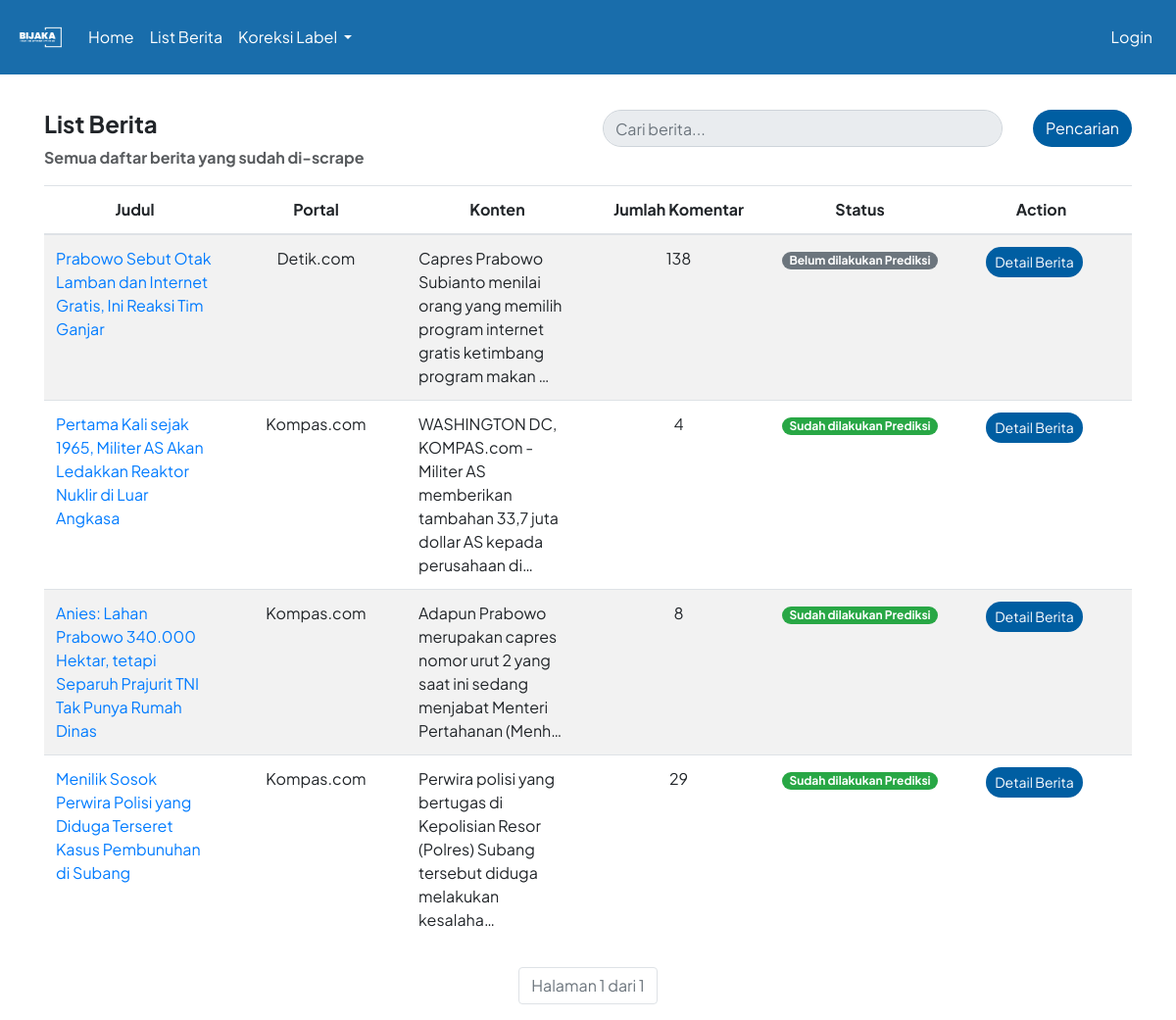
/list_berita/, run on the app's committed database.
### hateapp/models.py (models this page shows, shortened)
class Berita(models.Model):
    link = models.URLField()
    portal = models.CharField(max_length=50)
    judul = models.CharField(max_length=255)
    konten = models.TextField()
    jumlah_komentar = models.PositiveIntegerField()
    timestamp_scrape = models.DateTimeField(verbose_name='Timestamp Scrape')
    @property
    def status_prediksi(self):
        return all(komentar.prediksi is not None for komentar in self.komentar_set.all())

### hateapp/views.py (the view)
# urls.py: path('list_berita/', views.list_berita, name="list_berita"),
def list_berita(request):
    form = BeritaSearchForm(request.GET)
    berita_list = Berita.objects.order_by('-timestamp_scrape')
    if form.is_valid():
        search_query = form.cleaned_data['search']
        if search_query:
            berita_list = berita_list.filter(
                Q(judul__icontains=search_query) |
                Q(portal__icontains=search_query) |
                Q(konten__icontains=search_query)
            )
    page = request.GET.get('page', 1)
    paginator = Paginator(berita_list, 5)
    try:
        berita = paginator.page(page)
    except PageNotAnInteger:
        berita = paginator.page(1)
    except EmptyPage:
        berita = paginator.page(paginator.num_pages)
    return render(request, 'list_berita.html', {'berita_list': berita, 'berita': berita, 'form': form})

### hateapp/forms.py
class BeritaSearchForm(forms.Form):
    search = forms.CharField(max_length=255, required=False)

### templates/list_berita.html (shortened to what this page needs)
{% extends 'base.html' %}
{% block content %}
<div class="row">
    <div class="col-6">
        <h4><strong>List Berita</strong></h4>
        <p style="opacity: 0.75;"><strong>Semua daftar berita yang sudah di-scrape</strong></p>
    </div>
    <div class="col-6 text-left">
        <form method="get" action="{% url 'list_berita' %}">
            <div class="form-group">
                <div class="input-group mb-3">
                    <input style="border-radius: 20px;" type="text" class="form-control" placeholder="Cari berita..." name="search" value="{{ request.GET.search }}" autocomplete="off" readonly onfocus="this.removeAttribute('readonly');">
                    <div class="input-group-append">
                        <button class="btn" type="submit" style="background-color: #005EA2; color: #fff; border-radius: 20px; margin-left: 2em;">Pencarian</button>
                    </div>
                </div>
            </div>
        </form>
    </div>
</div>
<table class="table table-striped" style="table-layout: fixed; width: 100%;">
    <thead class="text-center">
        <tr>
            <th>Judul</th>
            <th>Portal</th>
            <th>Konten</th>
            <th>Jumlah Komentar</th>
            <th>Status</th>
            <th>Action</th>
        </tr>
    </thead>
    <tbody>
        {% for berita in berita_list %}
            <tr>
                <td style="width: 20%; text-wrap: wrap;"><a href="{{berita.link}}" class="text-decoration-none" target="_blank">{{ berita.judul }}</a></td>
                <td class="text-center" style="width: 15%;">{{ berita.portal }}</td>
                <td style="width: 35%;">{{ berita.konten|truncatechars:100 }}</td>
                <td class="text-center" style="width: 10%;">{{ berita.jumlah_komentar }}</td>
                <td class="text-center" style="width: 5%;">
                    {% if berita.status_prediksi %}
                        <span class="badge badge-pill badge-success">Sudah dilakukan Prediksi</span>
                    {% else %}
                        <span class="badge badge-pill badge-secondary">Belum dilakukan Prediksi</span>
                    {% endif %}
                </td>
                <td class="text-center" style="width: 5%;">
                    {% if user.is_staff %}
                    <div class="row">
                        <a href="{% url 'detail_berita' berita_id=berita.id %}" class="btn btn-sm" style="background-color: #005EA2; color: #fff; border-radius: 20px; margin-right: 1em;">Detail Berita</a>
                        <button type="button" class="btn btn-sm btn-danger" data-toggle="modal" data-target="#deleteModal{{ berita.id }}" style="border-radius: 20px;">
                            Hapus
                        </button>
                    </div>
                {% else %}
                        <a href="{% url 'detail_berita' berita_id=berita.id %}" class="btn btn-sm" style="background-color: #005EA2; color: #fff; border-radius: 20px; margin-right: 1em;">Detail Berita</a>
                {% endif %}
                </td>
            </tr>
        {% endfor %}
    </tbody>
</table>
    <div class="pagination mt-4 d-flex justify-content-center">
        <ul class="pagination justify-content-center">
            <li class="page-item disabled">
                <span class="page-link">
                    Halaman {{ berita.number }} dari {{ berita.paginator.num_pages }}
                </span>
            </li>
        </ul>
    </div>
{% endblock %}

### templates/base.html (style rules this page uses)
h2, h1, p, div, a { font-family: 'Plus Jakarta Sans', sans-serif; }

### data on the page
Berita: judul "Prabowo Sebut Otak Lamban dan Internet Gratis, Ini Reaksi Tim Ganjar", portal "Detik.com", konten "Capres Prabowo Subianto menilai orang yang memilih program internet gratis ketimbang program makan …", jumlah_komentar "138", shows "Belum dilakukan Prediksi"
Berita: judul "Pertama Kali sejak 1965, Militer AS Akan Ledakkan Reaktor Nuklir di Luar Angkasa", portal "Kompas.com", konten "WASHINGTON DC, KOMPAS.com - Militer AS memberikan tambahan 33,7 juta dollar AS kepada perusahaan di…", jumlah_komentar "4", shows "Sudah dilakukan Prediksi"
Berita: judul "Anies: Lahan Prabowo 340.000 Hektar, tetapi Separuh Prajurit TNI Tak Punya Rumah Dinas", portal "Kompas.com", konten "Adapun Prabowo merupakan capres nomor urut 2 yang saat ini sedang menjabat Menteri Pertahanan (Menh…", jumlah_komentar "8", shows "Sudah dilakukan Prediksi"
Berita: judul "Menilik Sosok Perwira Polisi yang Diduga Terseret Kasus Pembunuhan di Subang", portal "Kompas.com", konten "Perwira polisi yang bertugas di Kepolisian Resor (Polres) Subang tersebut diduga melakukan kesalaha…", jumlah_komentar "29", shows "Sudah dilakukan Prediksi"

### other printed values
{{ berita.number }} "1"
{{ berita.paginator.num_pages }} "1"
